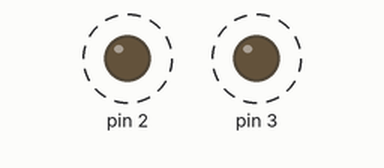
This sketch was run on a simulated Arduino Uno, built with avr-gcc and run on an emulated ATmega328P. Shown: output pins drawn as LEDs (lit = HIGH). Dashed ring = blinking.

Above: at 0.15 s.
Timing chart, 0 to 3.0 s (numbered marks = the images above):
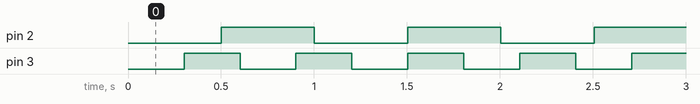

The sketch:

blinkdoppio.ino
```cpp
unsigned long t1, t2;

void setup() {
  pinMode(2, OUTPUT);
  pinMode(3, OUTPUT);

  t1 = millis();
  t2 = millis();
}

void loop() {
  if ((millis() - t1) > 500) {
      digitalWrite(2, !digitalRead(2));
      t1 = millis();
  }
  if ((millis() - t2) > 300) {
      digitalWrite(3, !digitalRead(3));
      t2 = millis();
  }

}
```

Measured:
- by itself, pin 2: alternates HIGH for 0.50 s and LOW for 0.50 s
- by itself, pin 3: alternates HIGH for 0.30 s and LOW for 0.30 s
